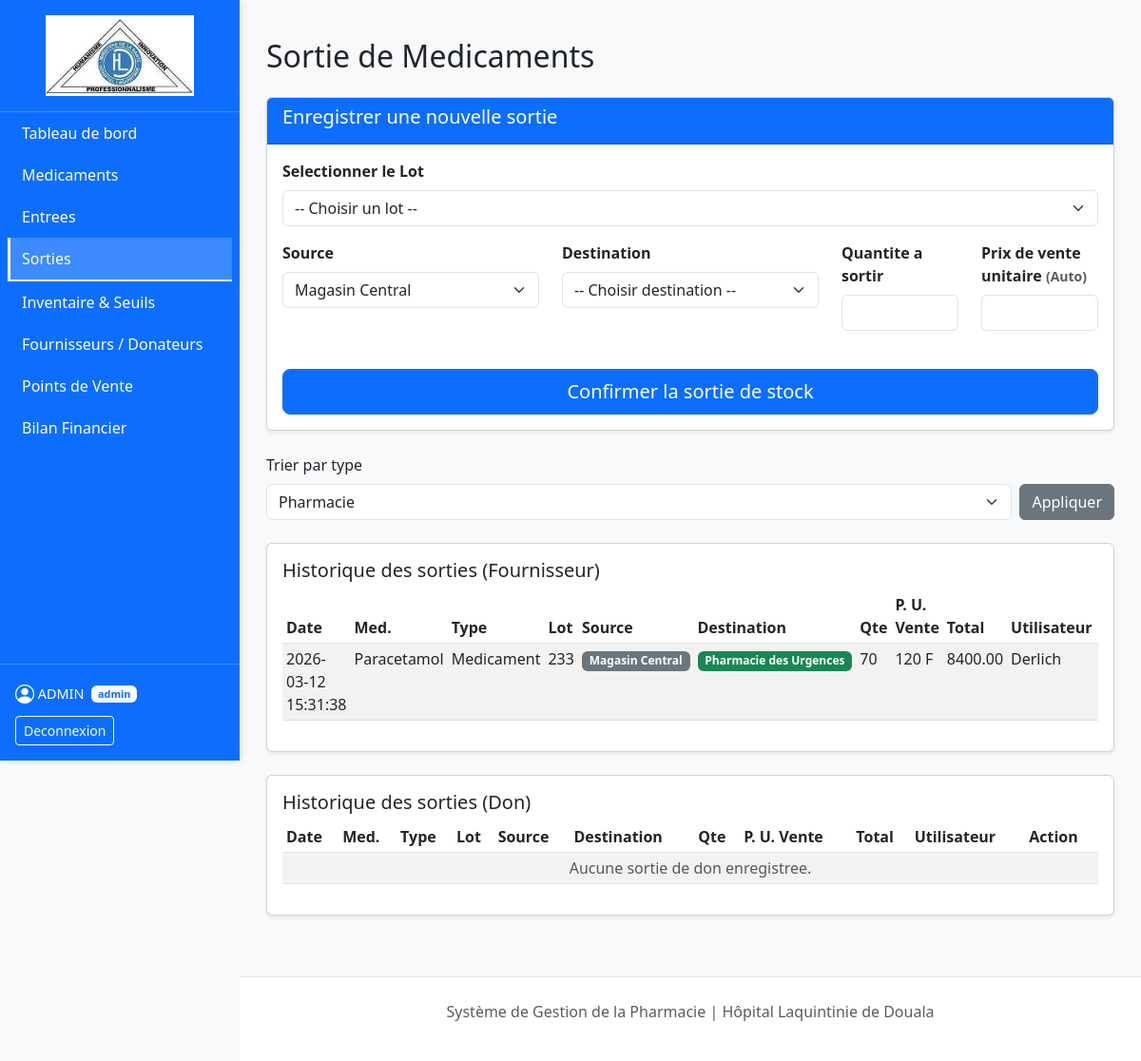
Page /pages/sorties.php (signed in) on the committed database.
### tables this page shows
CREATE TABLE `sorties` (
  `id_sortie` int(11) NOT NULL,
  `id_lot` int(11) DEFAULT NULL,
  `id_source` int(11) DEFAULT 1,
  `id_destination` int(11) DEFAULT NULL,
  `nom_point_vente` varchar(100) NOT NULL,
  `quantite_sortie` int(11) NOT NULL,
  `prix_vente_unitaire` decimal(10,2) DEFAULT NULL,
  `total_prix` decimal(10,2) DEFAULT NULL,
  `date_sortie` timestamp NOT NULL DEFAULT current_timestamp(),
  `id_user` int(11) DEFAULT NULL
);

CREATE TABLE `produits` (
  `id_produit` int(11) NOT NULL,
  `id_categorie` int(10) UNSIGNED NOT NULL,
  `nom_medicament` varchar(150) NOT NULL,
  `type_produit` enum('Medicament','Laboratoire') DEFAULT 'Medicament',
  `seuil_alerte` int(11) DEFAULT NULL,
  `stock_total` int(11) DEFAULT NULL,
  `marge_pourcentage` decimal(5,2) DEFAULT 20.00,
  `prix_unitaire` decimal(10,2) DEFAULT NULL
);

CREATE TABLE `stock_lots` (
  `id_lot` int(11) NOT NULL,
  `id_produit` int(11) DEFAULT NULL,
  `id_fournisseur` int(11) DEFAULT NULL,
  `source_provenance` enum('Achat','Don') DEFAULT 'Achat',
  `num_lot` varchar(50) NOT NULL,
  `quantite_initiale` int(11) NOT NULL,
  `quantite_actuelle` int(11) NOT NULL,
  `date_expiration` date NOT NULL,
  `prix_achat_ht` decimal(10,2) DEFAULT NULL,
  `prix_achat_ttc` decimal(10,2) DEFAULT NULL,
  `date_enregistrement` timestamp NOT NULL DEFAULT current_timestamp(),
  `id_user` int(11) DEFAULT NULL,
  `prix_unitaire` decimal(10,2) DEFAULT NULL,
  `total_prix` decimal(10,2) DEFAULT NULL
);

CREATE TABLE `points_vente` (
  `id_point_vente` int(11) NOT NULL,
  `nom_point_vente` varchar(100) NOT NULL
);

CREATE TABLE `utilisateurs` (
  `id_user` int(11) NOT NULL,
  `nom_complet` varchar(100) NOT NULL,
  `username` varchar(50) NOT NULL,
  `password` varchar(255) NOT NULL,
  `role` enum('admin','user') DEFAULT NULL,
  `email` varchar(255) DEFAULT NULL,
  `reset_token_hash` varchar(64) DEFAULT NULL,
  `reset_token_expires_at` datetime DEFAULT NULL
);

### pages/sorties.php (the view, shortened to what this page needs)
<?php
require_once('../config/db.php');
include '../includes/sidebar.php';
$isAdmin = ($_SESSION['role'] === 'admin');
$typeFilter = isset($_GET['type']) && in_array($_GET['type'], ['Pharmacie','Laboratoire']) ? $_GET['type'] : 'Pharmacie';
$typeProduit = ($typeFilter === 'Laboratoire') ? 'Laboratoire' : 'Medicament';
$pvs = $pdo->query("SELECT * FROM points_vente ORDER BY nom_point_vente ASC")->fetchAll();
$sqlSorties = "SELECT s.*, l.num_lot, l.source_provenance, p.nom_medicament, p.type_produit, u.nom_complet AS utilisateur, pv_src.nom_point_vente as source_nom, pv_dest.nom_point_vente as dest_nom
               FROM sorties s
               JOIN stock_lots l ON s.id_lot = l.id_lot
               JOIN produits p ON l.id_produit = p.id_produit
               LEFT JOIN points_vente pv_src ON s.id_source = pv_src.id_point_vente
               LEFT JOIN points_vente pv_dest ON s.id_destination = pv_dest.id_point_vente
               LEFT JOIN utilisateurs u ON s.id_user = u.id_user
               WHERE p.type_produit = :typeProduit
               ORDER BY s.id_sortie DESC";
$stmtSorties = $pdo->prepare($sqlSorties);
$stmtSorties->execute([':typeProduit' => $typeProduit]);
$sorties = $stmtSorties->fetchAll();
$sorties_achats = array_filter($sorties, fn($s) => $s['source_provenance'] !== 'Don');
$sorties_dons = array_filter($sorties, fn($s) => $s['source_provenance'] === 'Don');
?>
<div class="container mt-4">
    <h2 class="mb-4"><i class="fas fa-file-export"></i> Sortie de Medicaments</h2>
    <?php if($isAdmin): ?>
    <div class="card shadow-sm mb-4">
        <div class="card-header bg-primary text-white">
            <h5>Enregistrer une nouvelle sortie</h5>
        </div>
        <div class="card-body">
            <form action="" method="POST">
                <div class="row">
                    <div class="col-md-12 mb-3">
                        <label class="form-label fw-bold">Selectionner le Lot</label>
                        <select name="id_lot" id="select_lot" class="form-select" required>
                            <option value="">-- Choisir un lot --</option>
                        </select>
                    </div>
                </div>
                <div class="row">
                    <div class="col-md-4 mb-3">
                        <label class="form-label fw-bold">Source</label>
                        <select name="id_source" class="form-select" required>
                            <?php foreach($pvs as $pv): ?>
                                <option value="<?= $pv['id_point_vente'] ?>" <?= ($pv['id_point_vente'] == 1) ? 'selected' : '' ?>><?= $pv['nom_point_vente'] ?></option>
                            <?php endforeach; ?>
                        </select>
                    </div>
                    <div class="col-md-4 mb-3">
                        <label class="form-label fw-bold">Destination</label>
                        <select name="id_destination" class="form-select" required>
                            <option value="">-- Choisir destination --</option>
                        </select>
                    </div>
                    <div class="col-md-2 mb-3">
                        <label class="form-label fw-bold">Quantite a sortir</label>
                        <input type="number" name="quantite_sortie" class="form-control" min="1" required>
                    </div>
                    <div class="col-md-2 mb-3">
                        <label class="form-label fw-bold">Prix de vente unitaire <small class="text-muted">(Auto)</small></label>
                        <input type="number" step="0.01" name="prix_vente" id="prix_vente" class="form-control" readonly>
                    </div>
                </div>
                <div class="mt-4">
                    <button type="submit" name="valider_sortie" class="btn btn-primary w-100 btn-lg">
                        Confirmer la sortie de stock
                    </button>
                </div>
            </form>
        </div>
    </div>
    <?php endif; ?>
    <form method="GET" id="searchForm" class="my-3" role="search">
        <div>
            <label for="typeFilter" class="form-label">Trier par type</label>
            <div class="d-flex gap-2">
                <select id="typeFilter" name="type" class="form-select">
                    <option value="Medicament" <?= $typeFilter === 'Medicament' ? 'selected' : '' ?>>Pharmacie</option>
                </select>
                <button type="submit" class="btn btn-secondary">Appliquer</button>
            </div>
        </div>
    </form>
    <div class="card mt-4 shadow-sm">
        <div class="card-body">
            <h5 class="card-title">Historique des sorties (Fournisseur)</h5>
            <div class="table-responsive">
                <table class="table table-sm table-striped">
                    <thead>
                        <tr>
                            <th>Date</th>
                            <th>Med.</th>
                            <th>Type</th>
                            <th>Lot</th>
                            <th>Source</th>
                            <th>Destination</th>
                            <th>Qte</th>
                            <th>P. U. Vente</th>
                            <th>Total</th>
                            <th>Utilisateur</th>
                            <th>Action</th>
                        </tr>
                    </thead>
                    <tbody>
                        <?php if(!empty($sorties_achats)): foreach($sorties_achats as $s): ?>
                            <tr>
                                <td><?= $s['date_sortie'] ?></td>
                                <td><?= $s['nom_medicament'] ?></td>
                                <td><?= htmlspecialchars($s['type_produit']) ?></td>
                                <td><?= $s['num_lot'] ?></td>
                                <td><span class="badge bg-secondary"><?= $s['source_nom'] ?? '?' ?></span></td>
                                <td><span class="badge bg-success"><?= $s['dest_nom'] ?? $s['nom_point_vente'] ?></span></td>
                                <td><?= $s['quantite_sortie'] ?></td>
                                <td><?= ($s['source_provenance'] === 'Don') ? '<span class="text-success fw-bold">GRATUIT</span>' : number_format($s['prix_vente_unitaire'], 0, '.', ' ') . ' F' ?></td>
                                <td><?= $s['total_prix'] ?></td>
                                <td><?= isset($s['utilisateur']) && $s['utilisateur'] ? $s['utilisateur'] : '-' ?></td>
                                <td class="text-nowrap">
                                </td>
                            </tr>
                        <?php endforeach; else: ?>
                            <tr><td colspan="10" class="text-center text-muted">Aucune sortie enregistree.</td></tr>
                        <?php endif; ?>
                    </tbody>
                </table>
            </div>
        </div>
    </div>
    <div class="card mt-4 shadow-sm">
        <div class="card-body">
            <h5 class="card-title">Historique des sorties (Don)</h5>
            <div class="table-responsive">
                <table class="table table-sm table-striped">
                    <thead>
                        <tr>
                            <th>Date</th>
                            <th>Med.</th>
                            <th>Type</th>
                            <th>Lot</th>
                            <th>Source</th>
                            <th>Destination</th>
                            <th>Qte</th>
                            <th>P. U. Vente</th>
                            <th>Total</th>
                            <th>Utilisateur</th>
                            <th>Action</th>
                        </tr>
                    </thead>
                    <tbody>
                        <?php if(!empty($sorties_dons)): foreach($sorties_dons as $s): ?>
                            <tr>
                                <td><?= $s['date_sortie'] ?></td>
                                <td><?= $s['nom_medicament'] ?></td>
                                <td><?= htmlspecialchars($s['type_produit']) ?></td>
                                <td><?= $s['num_lot'] ?></td>
                                <td><span class="badge bg-secondary"><?= $s['source_nom'] ?? '?' ?></span></td>
                                <td><span class="badge bg-success"><?= $s['dest_nom'] ?? $s['nom_point_vente'] ?></span></td>
                                <td><?= $s['quantite_sortie'] ?></td>
                                <td><?= ($s['source_provenance'] === 'Don') ? '<span class="text-success fw-bold">GRATUIT</span>' : number_format($s['prix_vente_unitaire'], 0, '.', ' ') . ' F' ?></td>
                                <td><?= $s['total_prix'] ?></td>
                                <td><?= isset($s['utilisateur']) && $s['utilisateur'] ? $s['utilisateur'] : '-' ?></td>
                                <td class="text-nowrap">
                                    <?php if($isAdmin): ?>
                                        <button
                                            class="btn btn-sm btn-outline-primary me-1"
                                            data-bs-toggle="modal"
                                            data-bs-target="#modalEditSortie"
                                            data-id="<?= $s['id_sortie'] ?>"
                                            data-point="<?= htmlspecialchars($s['nom_point_vente']) ?>"
                                            data-qte="<?= $s['quantite_sortie'] ?>"
                                            data-prix="<?= $s['prix_vente_unitaire'] ?>"
                                            title="Modifier"
                                        >
                                            <i class="bi bi-pencil"></i>
                                        </button>
                                        <form method="POST" class="d-inline" onsubmit="return confirm('Supprimer cette sortie ?');">
                                            <input type="hidden" name="id_sortie" value="<?= $s['id_sortie'] ?>">
                                            <button type="submit" name="btn_delete_sortie" class="btn btn-sm btn-outline-danger" title="Supprimer">
                                                <i class="bi bi-trash"></i>
                                            </button>
                                        </form>
                                    <?php else: ?>
                                        -
                                    <?php endif; ?>
                                </td>
                            </tr>
                        <?php endforeach; else: ?>
                            <tr><td colspan="11" class="text-center text-muted">Aucune sortie de don enregistree.</td></tr>
                        <?php endif; ?>
                    </tbody>
                </table>
            </div>
        </div>
    </div>
</div>
<?php include('../includes/footer.php'); ?>

### rows in the picture
sorties: date_sortie "2026-03-12 15:31:38", produits.nom_medicament "Paracetamol", produits.type_produit "Medicament", id_lot.num_lot "233", points_vente.nom_point_vente "Magasin Central", points_vente.nom_point_vente "Pharmacie des Urgences", quantite_sortie "70", prix_vente_unitaire "120", total_prix "8400.00", id_user.nom_complet "Derlich"

### other values in the picture
$_SESSION['nom'] "ADMIN"
$_SESSION['role'] "admin"
form field id_source "Magasin Central"
